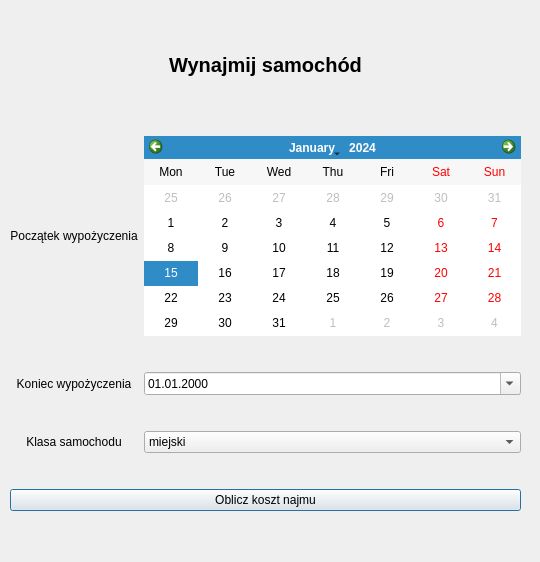
<?xml version="1.0" encoding="UTF-8"?>
<ui version="4.0">
 <class>Dialog</class>
 <widget class="QDialog" name="Dialog">
  <property name="geometry">
   <rect>
    <x>0</x>
    <y>0</y>
    <width>540</width>
    <height>562</height>
   </rect>
  </property>
  <property name="windowTitle">
   <string>Dialog</string>
  </property>
  <widget class="QWidget" name="gridLayoutWidget">
   <property name="geometry">
    <rect>
     <x>10</x>
     <y>0</y>
     <width>511</width>
     <height>541</height>
    </rect>
   </property>
   <layout class="QGridLayout" name="gridLayout">
    <item row="2" column="0">
     <widget class="QLabel" name="label_3">
      <property name="text">
       <string>Koniec wypożyczenia</string>
      </property>
      <property name="alignment">
       <set>Qt::AlignCenter</set>
      </property>
     </widget>
    </item>
    <item row="3" column="0">
     <widget class="QLabel" name="label_4">
      <property name="text">
       <string>Klasa samochodu</string>
      </property>
      <property name="alignment">
       <set>Qt::AlignCenter</set>
      </property>
     </widget>
    </item>
    <item row="1" column="0">
     <widget class="QLabel" name="label_2">
      <property name="text">
       <string>Początek wypożyczenia</string>
      </property>
      <property name="alignment">
       <set>Qt::AlignCenter</set>
      </property>
     </widget>
    </item>
    <item row="1" column="1">
     <widget class="QCalendarWidget" name="startDate">
      <property name="maximumSize">
       <size>
        <width>16777215</width>
        <height>200</height>
       </size>
      </property>
      <property name="firstDayOfWeek">
       <enum>Qt::Monday</enum>
      </property>
      <property name="verticalHeaderFormat">
       <enum>QCalendarWidget::NoVerticalHeader</enum>
      </property>
     </widget>
    </item>
    <item row="2" column="1">
     <widget class="QDateEdit" name="endDate">
      <property name="displayFormat">
       <string>dd.MM.yyyy</string>
      </property>
      <property name="calendarPopup">
       <bool>true</bool>
      </property>
     </widget>
    </item>
    <item row="3" column="1">
     <widget class="QComboBox" name="classBox">
      <item>
       <property name="text">
        <string>miejski</string>
       </property>
      </item>
      <item>
       <property name="text">
        <string>kompaktowy</string>
       </property>
      </item>
      <item>
       <property name="text">
        <string>van</string>
       </property>
      </item>
      <item>
       <property name="text">
        <string>suv</string>
       </property>
      </item>
     </widget>
    </item>
    <item row="4" column="0" colspan="2">
     <widget class="QPushButton" name="calculateButton">
      <property name="text">
       <string>Oblicz koszt najmu</string>
      </property>
     </widget>
    </item>
    <item row="0" column="0" colspan="2">
     <widget class="QLabel" name="label">
      <property name="maximumSize">
       <size>
        <width>16777215</width>
        <height>70</height>
       </size>
      </property>
      <property name="font">
       <font>
        <pointsize>-1</pointsize>
        <weight>75</weight>
        <bold>true</bold>
       </font>
      </property>
      <property name="styleSheet">
       <string notr="true">font-weight: bold;
font-size: 20px;</string>
      </property>
      <property name="text">
       <string>Wynajmij samochód</string>
      </property>
      <property name="alignment">
       <set>Qt::AlignCenter</set>
      </property>
     </widget>
    </item>
   </layout>
  </widget>
 </widget>
 <resources/>
 <connections/>
</ui>
